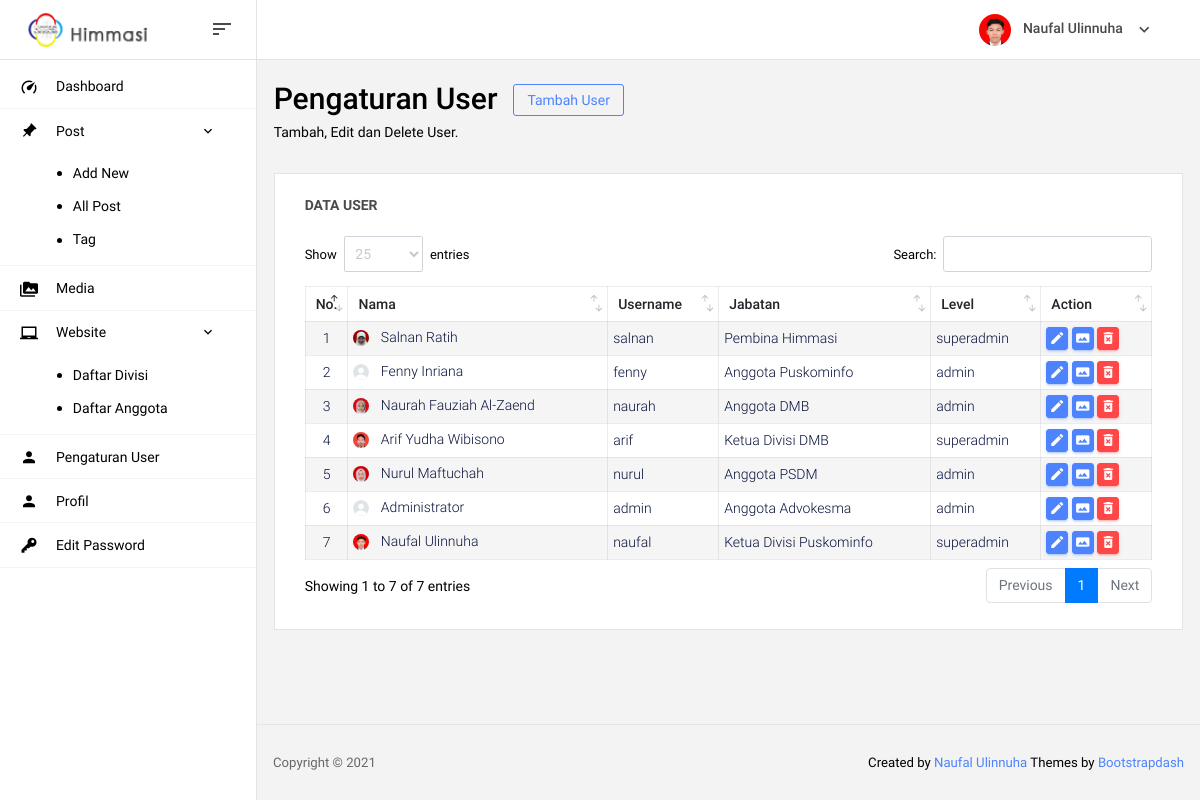
The page /admin/index.php?page=user (signed in) on the database its author committed.
### tables this page shows
CREATE TABLE `user` (
  `id_user` int(11) NOT NULL,
  `nama` varchar(100) NOT NULL,
  `username` varchar(50) NOT NULL,
  `password` varchar(50) NOT NULL,
  `level` varchar(50) NOT NULL,
  `jabatan` varchar(50) NOT NULL,
  `foto` varchar(50) NOT NULL
);

### admin/includes/session.php (called while the page is built, shortened)
<?php
	$id_user = $_SESSION['id_user'];
	$query = mysqli_query($koneksi,"SELECT `username`, `nama`, `foto` FROM `user` WHERE `id_user` = $id_user");
  	while($data = mysqli_fetch_row($query)){
    	$nama     = $data[1];
    	$foto     = $data[2];
  	}
?>

### admin/page/user.php (the view, shortened to what this page needs)
<section class="row">
  <div class="col-md-12 grid-margin">
    <div class="d-flex justify-content-between flex-wrap">
      <div class="d-flex align-items-end flex-wrap">
        <div class="mr-md-3 mr-xl-5">
          <div class="row m-0">
            <h2>Pengaturan User</h2>
            <button type="button" class="btn btn-outline-primary btn-sm ml-3" data-toggle="modal" data-target="#tambahUser" style="height: fit-content;">
              Tambah User
            </button>
          </div>
          <p class="mb-md-0">Tambah, Edit dan Delete User.</p>
        </div>
      </div>
    </div>
  </div>
</section>
<section class="card">
  <div class="card-body">
    <h4 class="card-title">Data User</h4>
    <div class="row">
      <div class="col-12">
        <div class="table-responsive">
          <table id="data-alumni" class="table">
            <thead>
              <tr>
                <th>No.</th>
                <th>Nama</th>
                <th>Username</th>
                <th>Jabatan</th>
                <th>Level</th>
                <th>Action</th>
              </tr>
            </thead>
            <tbody>
              <?php
                $no = 1;
                $sql = "SELECT * FROM `user` ORDER BY `id_user` DESC";
                $query = mysqli_query($koneksi,$sql);
                while($data = mysqli_fetch_array($query)){
                   $id_user   = $data["id_user"];
                   $nama      = $data["nama"];
                   $username  = $data["username"];
                   $foto      = $data["foto"];
                   $jabatan   = $data["jabatan"];
                   $level     = $data["level"];
                   if (empty($foto)) {$foto="default.png";}
              ?>
              <tr>
                <td class="td-nomer"><?= $no ?></td>
                <td>
                  <img src="assets/img/profil/<?= $foto ?>" class="rounded-circle img-profil mr-2" style="height:16px;width:16px">
                  <span><?= $nama ?></span>
                </td>
                <td><?= $username ?></td>
                <td><?= $jabatan ?></td>
                <td><?= $level ?></td><td>
                  <button type="button" class="btn btn-primary btn-sm btn-table" title="Edit" data-toggle="modal" data-target="#editUser" onclick='editUser(<?php echo  '"'.$id_user.'"' ?>)'><i class="mdi mdi-pencil"></i></button>
                  <button type="button" class="btn btn-primary btn-sm btn-table" title="Edit Foto" data-toggle="modal" data-target="#editFoto" onclick='editFoto(<?php echo  '"'.$id_user.'"' ?>)'><i class="mdi mdi-image-area"></i></button>
                  <button type="button" class="btn btn-danger btn-sm btn-table" title="Hapus" data-toggle="modal" data-target="#hapusUser" onclick='hapusUser(<?php echo  '"'.$id_user.'"' ?>)'><i class="mdi mdi-delete-forever"></i></button>
                </td>
              </tr>
              <?php $no++; } ?>
            </tbody>
          </table>
        </div>
      </div>
    </div>
  </div>
</section>

### admin/includes/navbar.php (shortened to what this page needs)
<nav class="navbar col-lg-12 col-12 p-0 fixed-top d-flex flex-row">
      <div class="navbar-brand-wrapper d-flex justify-content-center">
        <div class="navbar-brand-inner-wrapper d-flex justify-content-between align-items-center w-100">
          <a class="navbar-brand brand-logo" href="index.php"><img class="w-100" src="assets/img/logo.png" alt="logo"/></a>
          <button class="navbar-toggler navbar-toggler align-self-center" type="button" data-toggle="minimize">
            <span class="mdi mdi-sort-variant"></span>
          </button>
        </div>
      </div>
      <div class="navbar-menu-wrapper d-flex align-items-center justify-content-end">
        <ul class="navbar-nav navbar-nav-right">
          <li class="nav-item nav-profile dropdown">
            <a class="nav-link dropdown-toggle" href="#" data-toggle="dropdown" id="profileDropdown">
              <img src="assets/img/profil/<?= $foto ?>" class="img-profil" alt="profile"/>
              <span class="nav-profile-name"><?= $nama ?></span>
            </a>
          </li>
        </ul>
      </div>
    </nav>

### admin/includes/head.php (style rules this page uses)
p { margin: 0px }
.table thead tr th { padding: 10px !important; font-size: 14px; }
.table tbody tr td { padding: 5px !important }
.btn-table { padding: 2px !important; height: fit-content; }
.btn-table i { font-size: 16px !important }
.btn i { font-size: 14px; }
.img-profil { object-fit: cover; object-position: top }
.dataTables_wrapper .dataTable .btn { padding: 3px 5px 5px 3px; }
.card { border: 1px solid #e3e3e3; }
.td-nomer { width: 10px; text-align: center; }
.dataTables_wrapper .dataTable thead .sorting:before, .dataTables_wrapper .dataTable thead .sorting_asc:before, .dataTables_wrapper .dataTable thead .sorting_desc:before, .dataTables_wrapper .dataTable thead .sorting_asc_disabled:before, .dataTables_wrapper .dataTable thead .sorting_desc_disabled:before { right: 8px;bottom: 10px; }
.dataTables_wrapper .dataTable thead .sorting:after, .dataTables_wrapper .dataTable thead .sorting_asc:after, .dataTables_wrapper .dataTable thead .sorting_desc:after, .dataTables_wrapper .dataTable thead .sorting_asc_disabled:after, .dataTables_wrapper .dataTable thead .sorting_desc_disabled:after { right: 3px;bottom: 0px; }

### rows shown on the page
user: foto (picture), nama "Naufal Ulinnuha", username "naufal", jabatan "Ketua Divisi Puskominfo", level "superadmin"
user: foto (picture), nama "Salnan Ratih", username "salnan", jabatan "Pembina Himmasi", level "superadmin"
user: nama "Fenny Inriana", username "fenny", jabatan "Anggota Puskominfo", level "admin"
user: foto (picture), nama "Naurah Fauziah Al-Zaend", username "naurah", jabatan "Anggota DMB", level "admin"
user: foto (picture), nama "Arif Yudha Wibisono", username "arif", jabatan "Ketua Divisi DMB", level "superadmin"
user: foto (picture), nama "Nurul Maftuchah", username "nurul", jabatan "Anggota PSDM", level "admin"
user: nama "Administrator", username "admin", jabatan "Anggota Advokesma", level "admin"
